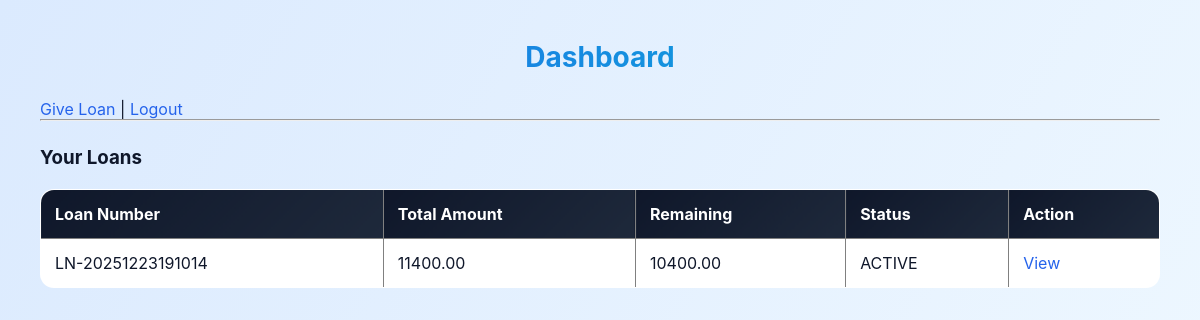
Page /dashboard/ (signed in) on the committed database.
### loanapp/models.py (models this page shows, shortened)
class Loan(models.Model):
    loan_number = models.CharField(max_length=50, unique=True)
    lender = models.ForeignKey(
        AppUser,
        on_delete=models.CASCADE,
        related_name='loans_given'
    )
    borrower = models.ForeignKey(
        AppUser,
        on_delete=models.CASCADE,
        related_name='loans_taken'
    )
    principal_amount = models.DecimalField(max_digits=12, decimal_places=2)
    monthly_interest_rate = models.DecimalField(max_digits=5, decimal_places=2)
    loan_months = models.PositiveIntegerField()
    total_interest = models.DecimalField(max_digits=12, decimal_places=2)
    total_amount = models.DecimalField(max_digits=12, decimal_places=2)
    monthly_amount = models.DecimalField(max_digits=12, decimal_places=2)
    remaining_amount = models.DecimalField(max_digits=12, decimal_places=2)
    status = models.CharField(
        max_length=20,
        choices=[('ACTIVE', 'ACTIVE'), ('COMPLETED', 'COMPLETED')],
        default='ACTIVE'
    )
    loan_created_datetime = models.DateTimeField(auto_now_add=True)

### loanapp/views.py (the view)
    def wrapper(request, *args, **kwargs):
        if not request.session.get('user_id'):
            return redirect('login')
        return view_func(request, *args, **kwargs)

### loanapp/views.py (called while the page is built)
def get_logged_in_user(request):
    user_id = request.session.get('user_id')
    if not user_id:
        return None
    return AppUser.objects.filter(user_id=user_id).first()

def login_required_custom(view_func):
    def wrapper(request, *args, **kwargs):
        if not request.session.get('user_id'):
            return redirect('login')
        return view_func(request, *args, **kwargs)
    return wrapper

@login_required_custom
def dashboard(request):
    user = get_logged_in_user(request)
    loans = Loan.objects.filter(
        Q(lender=user) | Q(borrower=user)
    ).order_by('-loan_created_datetime')
    return render(request, 'dashboard.html', {'loans': loans})

### loanapp/templates/dashboard.html (shortened to what this page needs)
{% load static %}
<link rel="stylesheet" href="{% static 'css/style.css' %}">
<!DOCTYPE html>
<html>
<head>
</head>
<body>
<h2>Dashboard</h2>
<a href="{% url 'give_loan' %}">Give Loan</a> |
<a href="{% url 'logout' %}">Logout</a>
<hr>
<h3>Your Loans</h3>
<table border="1" cellpadding="5">
    <tr>
        <th>Loan Number</th>
        <th>Total Amount</th>
        <th>Remaining</th>
        <th>Status</th>
        <th>Action</th>
    </tr>
    {% for loan in loans %}
    <tr>
        <td>{{ loan.loan_number }}</td>
        <td>{{ loan.total_amount }}</td>
        <td>{{ loan.remaining_amount }}</td>
        <td>{{ loan.status }}</td>
        <td>
    <a href="{% url 'view_loan' loan.loan_number %}">View</a>
</td>
    </tr>
    {% empty %}
    <tr><td colspan="5">No loans</td></tr>
    {% endfor %}
</table>
</body>
</html>

### loanapp/static/css/style.css (style rules this page uses)
:root { --primary: #2563eb; --secondary: #06b6d4; --success: #22c55e; --danger: #ef4444; --dark: #0f172a; --light: #f8fafc; --glass: rgba(255, 255, 255, 0.85); }
* { margin: 0; padding: 0; box-sizing: border-box; font-family: "Inter", "Segoe UI", sans-serif; }
body { background: linear-gradient(120deg, #dbeafe, #f0f9ff); min-height: 100vh; padding: 40px; color: var(--dark); }
h2 { text-align: center; font-size: 28px; margin-bottom: 25px; background: linear-gradient(to right, var(--primary), var(--secondary)); -webkit-background-clip: text; -webkit-text-fill-color: transparent; }
h3 { margin: 25px 0 15px; color: var(--dark); }
a { color: var(--primary); text-decoration: none; transition: 0.3s; }
table { width: 100%; border-collapse: collapse; margin-top: 20px; border-radius: 14px; overflow: hidden; background: white; }
th { background: linear-gradient(135deg, var(--dark), #1e293b); color: white; padding: 14px; text-align: left; }
td { padding: 14px; border-bottom: 1px solid #e5e7eb; }
tr { transition: all 0.25s ease; }

### rows in the picture
Loan: loan_number "LN-20251223191014", total_amount "11400.00", remaining_amount "10400.00", status "ACTIVE"
